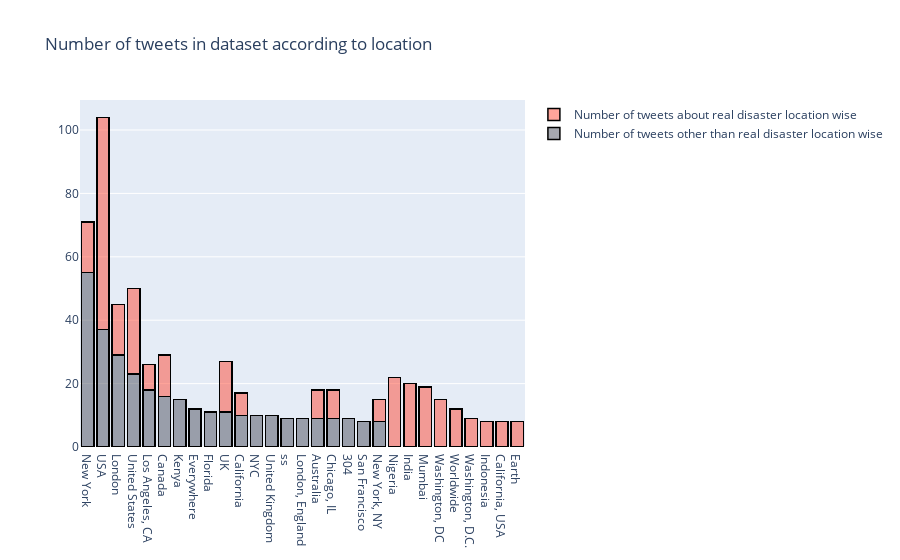

The cell this chart's notebook holds for it:
### Code cell
train1_df = train[train["target"]==1]
train0_df = train[train["target"]==0]
cnt_1 = train1_df['location'].value_counts()
cnt_1.reset_index()
cnt_1 = cnt_1[:20,]

cnt_0 = train0_df['location'].value_counts()
cnt_0.reset_index()
cnt_0 = cnt_0[:20,]

trace1 = go.Bar(
                x = cnt_1.index,
                y = cnt_1.values,
                name = "Number of tweets about real disaster location wise",
                marker = dict(color = 'rgba(255, 74, 55, 0.5)',
                             line=dict(color='rgb(0,0,0)',width=1.5)),
                )
trace0 = go.Bar(
                x = cnt_0.index,
                y = cnt_0.values,
                name = "Number of tweets other than real disaster location wise",
                marker = dict(color = 'rgba(79, 82, 97, 0.5)',
                             line=dict(color='rgb(0,0,0)',width=1.5)),
                )


data = [trace0,trace1]
layout = go.Layout(barmode = 'stack',title = 'Number of tweets in dataset according to location')
fig = go.Figure(data = data, layout = layout)
py.iplot(fig)
fig.show(renderer='colab')

### Figure 1 — Plotly figure (JSON) as saved in the notebook; plotly's stock layout.template omitted (floating-point values rounded to 4 significant figures)
{"data": [{"marker": {"color": "rgba(79, 82, 97, 0.5)", "line": {"color": "rgb(0,0,0)", "width": 1.5}}, "name": "Number of tweets other than real disaster location wise", "x": ["New York", "USA", "London", "United States", "Los Angeles, CA", "Canada", "Kenya", "Everywhere", "Florida", "UK", "California", "NYC", "United Kingdom", "ss", "London, England", "Australia", "Chicago, IL", "304", "San Francisco", "New York, NY"], "y": [55, 37, 29, 23, 18, 16, 15, 12, 11, 11, 10, 10, 10, 9, 9, 9, 9, 9, 8, 8], "type": "bar"}, {"marker": {"color": "rgba(255, 74, 55, 0.5)", "line": {"color": "rgb(0,0,0)", "width": 1.5}}, "name": "Number of tweets about real disaster location wise", "x": ["USA", "United States", "Nigeria", "India", "Mumbai", "UK", "London", "New York", "Washington, DC", "Canada", "Worldwide", "Washington, D.C.", "Chicago, IL", "Australia", "Indonesia", "Los Angeles, CA", "California, USA", "Earth", "California", "New York, NY"], "y": [67, 27, 22, 20, 19, 16, 16, 16, 15, 13, 12, 9, 9, 9, 8, 8, 8, 8, 7, 7], "type": "bar"}], "layout": {"barmode": "stack", "title": {"text": "Number of tweets in dataset according to location"}}}
